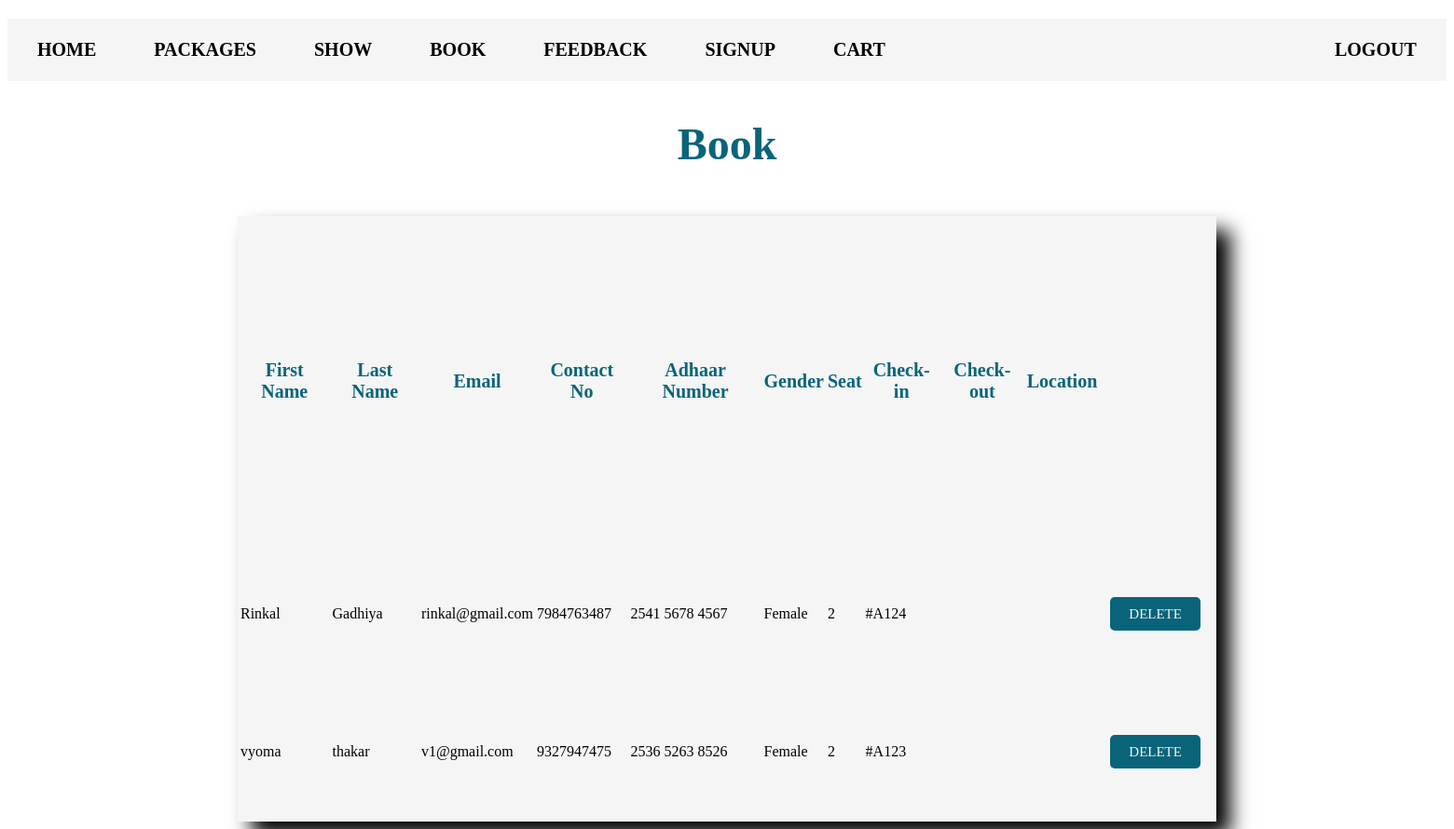
Page /admin/book.php (signed in) on the committed database.
### tables this page shows
CREATE TABLE `book` (
  `id` int(10) NOT NULL,
  `fname` varchar(100) NOT NULL,
  `lname` varchar(100) NOT NULL,
  `email` varchar(50) NOT NULL,
  `cno` varchar(15) NOT NULL,
  `ano` varchar(15) NOT NULL,
  `pid` varchar(25) NOT NULL,
  `gen` varchar(30) NOT NULL,
  `seat` varchar(30) NOT NULL
);

### admin/book.php (the view, shortened to what this page needs)
<?php
	include("header.php");
?>
<html>
	<head>
		<link rel="stylesheet" href="style.css">
</head>
<body>
<h2 align="center">Book</h2>
<div class="container1">
<table>
	<tr class="ahead">
		<th>First Name</th>
		<th>Last Name</th>
		<th>Email</th>
		<th>Contact No</th>
		<th>Adhaar Number</th>
		<th>Gender</th>
		<th>Seat</th>
		<th>Check-in</th>
		<th>Check-out</th>
		<th>Location</th>
		<th></th>
		<th></th>
	</tr>
<?php
	include('connect.php');
	$q = mysqli_query($cn,"select * from book");
	while($r = mysqli_fetch_array($q))
	{
		echo "<tr>
			<td>".$r[1]."</td>
			<td>".$r[2]."</td>
			<td>".$r[3]."</td>
			<td>".$r[4]."</td>
			<td>".$r[5]."</td>
			<td>".$r[6]."</td>
			<td>".$r[7]."</td>
			<td>".$r[8]."</td>
			<td>".$r[9]."</td>
			<td>".$r[10]."</td>
			<td><a href='bookdel.php?id=".$r[0]." ' class='btn'>DELETE</a></td>
		</tr>";
	}
?>

### admin/style.css (style rules this page uses)
.container1 { display: flex; height: 650px; width: 1050px; background-color: whitesmoke; margin: auto; margin-top: 50px; box-shadow: 15px 15px 20px black; }
.ahead { font-family: Cambria Math; font-size: 20px; font-weight: bold; color:#09647a; }
.btn { background-color: #09647a; color: whitesmoke; font-size: 15px; border-radius: 5px; padding: 10px 20px 10px 20px; margin: 10px 10px 10px 10px; cursor: pointer; border: none; text-decoration: none; }
h2 { font-size: 3rem; font-family: Cambria Math; margin: 40px; color: #09647a; }

### rows in the picture
book: fname "Rinkal", lname "Gadhiya", email "rinkal@gmail.com", cno "7984763487", ano "2541 5678 4567", pid "Female", gen "2", seat "#A124"
book: fname "vyoma", lname "thakar", email "v1@gmail.com", cno "9327947475", ano "2536 5263 8526", pid "Female", gen "2", seat "#A123"
